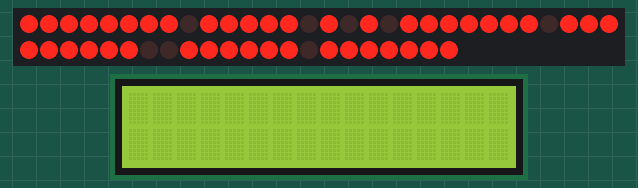
Simulated run of this sketch. Board: Arduino Uno, built with avr-gcc and run on an emulated ATmega328P. Parts: 52 shift-register outputs drawn as a row of LEDs (first output left, lit = HIGH), 16×2 character LCD. Wiring (inferred from the names in the program): 8 × shift register (74HC595): data pin 10; shift clock pin 9; latch pin 8; shift register (74HC595): data pin 11; shift clock pin 12; latch pin 13. Wiring (inferred from the signals the program sends): character LCD (HD44780): RS Q5; E Q57; data Q17, Q18, Q19, Q20; row of LEDs: on Q0, Q1, Q2, Q3, Q4, Q5, Q6, Q7, Q8, Q9, Q10, Q11, Q12, Q13, Q14, Q15, Q16, Q21, Q22, Q23, Q24, Q25, Q26, Q27, Q28, Q29, Q30, Q31, Q32, Q33, Q34, Q35, Q36, Q37, Q38, Q39, Q40, Q41, Q42, Q43, Q44, Q45, Q46, Q47, Q48, Q49, Q50, Q51, Q52, Q53, Q54, Q55. Random numbers use the default seed unless the sketch sets one; the character LCD is taken to start in 4-bit mode.

Above: at 1.13 s.
At 7.43 s:
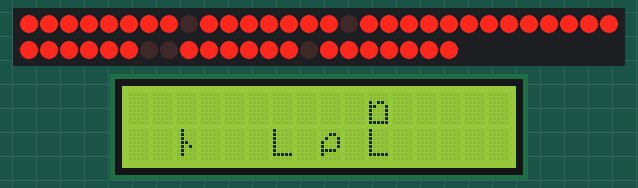
At 12.91 s:
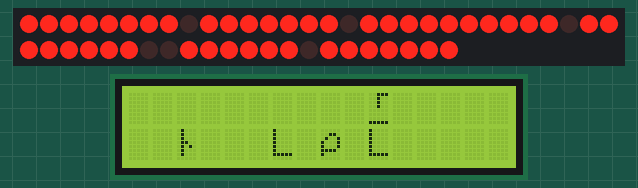
At 18.53 s:
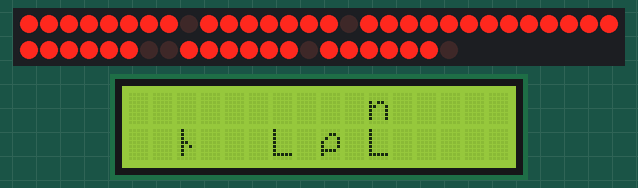
At 28.85 s:
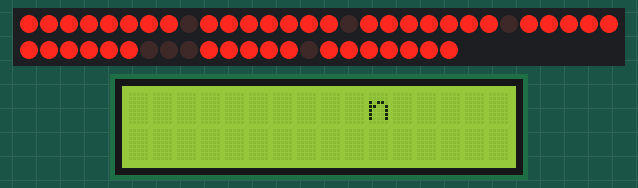
At 39.05 s:
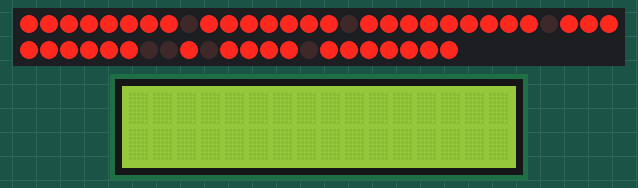

The sketch:

dacil_04_bytebeat_02.ino
```cpp
//**************************************************************//
//  Name    : shiftOutCode, Hello World
//  Author  : Carlyn Maw,Tom Igoe, David A. Mellis
//  Date    : 25 Oct, 2006
//  Modified: 23 Mar 2010
//  Version : 2.0
//  Notes   : Code for using a 74HC595 Shift Register           //
//          : to count from 0 to 255
//****************************************************************

//Pin connected to ST_CP of 74HC595
int r_l = 13;
int r_c = 12;
int r_d = 11;

int c_l = 8;
int c_c = 9;
int c_d = 10;


char row_0 = B00000001;
char row_1 = B00000010;
char row_2 = B00000100;
char row_3 = B00001000;
char row_4 = B00010000;
char row_5 = B00100000;
char row_6 = B01000000;
char row_7 = B10000000;

char  rows[] = {
  row_0, row_1 ,row_2 ,row_3 ,row_4 ,row_5 ,row_6 ,row_7 };

char buf[] =
{
  0,0,0,0,0,0,0,0,
  0,0,0,0,0,0,0,0,
  0,0,0,0,255,0,0,0,
  0,0,0,0,0,0,0,0,
  0,0,0,0,0,0,0,0,
  0,0,0,0,0,0,0,0,
  0,0,0,0,0,0,0,0,
  0,0,0,0,0,0,0,0
};


void setup() {

  //  buffer = malloc(size * sizeof(char));
  //set pins to output so you can control the shift register
  pinMode(c_l, OUTPUT);
  pinMode(c_c, OUTPUT);
  pinMode(c_d, OUTPUT);

  pinMode(r_l, OUTPUT);
  pinMode(r_c, OUTPUT);
  pinMode(r_d, OUTPUT);

  digitalWrite(r_l, LOW);
  shiftOut(r_d, r_c, MSBFIRST, row_0 );
  digitalWrite(r_l, HIGH);
}

unsigned char t = 1;
unsigned char count = 1;
unsigned char speed = 10;
int rowMux = 1;

void loop() {

// delay(100);
 if(count == speed)  {
   t += 8;
   count = 0;
 }else
 {
   count ++;
 }


 bytebeat(  t );
 pushBuffer();
// delay(100);

// checkers();
}

void bytebeat(unsigned char t){

  char col = 0;
  char data = 0;
  unsigned char internal_t = t;

  for (int row = 0 ; row < 8 ; row++)
  {

    internal_t += row * 8; ;
    //    data += t  * row;

    for( int col = 0; col < 8 ; col++)
    {
//      data += t * col;
      internal_t += col;

//      data =  internal_t * (((internal_t>>12)|(internal_t>>8))&(63&(internal_t>>4)));
//       data =  internal_t & internal_t << 8; //
      data = (internal_t*(internal_t>>5|internal_t>>8))>>(internal_t>>16) ;
      loadBuffer(col, row, data);
    }
  }
}

void loadBuffer(char x, char  y, char data)
{
  buf[y * 8 + x] = data;
}

void pushBuffer()
{
  for (int row = 0 ; row < 8 ; row++)
  {
    digitalWrite(r_l, LOW);
    shiftOut(r_d, r_c, MSBFIRST,  rows[row]);

    digitalWrite(c_l, LOW);
    for(int col = 0; col < 8; col++)
    {
      shiftOut(c_d, c_c, MSBFIRST,  getData(col,row));
    }

    digitalWrite(c_l, HIGH);
    digitalWrite(r_l, HIGH);
    delay(rowMux);
  }
}

char getData(char x, char y)
{
  return buf[x + y * 8];
}


void randomPattern()
{
  digitalWrite(c_l, LOW);
  for(int i = 0; i < 8; i ++)
  {
    shiftOut(c_d, c_c, MSBFIRST, random(255)  );
  }
  digitalWrite(c_l, HIGH);
}

void blank()
{
  digitalWrite(c_l, LOW);
  shiftOut(c_d, c_c, MSBFIRST, 0 );
  digitalWrite(c_l, HIGH);
}

void checkers()
{
  for (int row = 0 ; row < 8 ; row++)
  {
    digitalWrite(r_l, LOW);
    shiftOut(r_d, r_c, MSBFIRST, rows[row] );

    if(row % 2 == 0 )
    {
      patternA();
    }
    else
    {
      patternB();
    }

    digitalWrite(r_l, HIGH);
  }
}
void patternA()
{

  digitalWrite(c_l, LOW);
  for(int i = 0; i < 8; i ++)
  {
    shiftOut(c_d, c_c, MSBFIRST, 170  );
  }
  digitalWrite(c_l, HIGH);

}
void patternB()
{

  digitalWrite(c_l, LOW);

  for(int i = 0; i < 8; i ++)

  {
    shiftOut(c_d, c_c, MSBFIRST, 85  );
  }
  digitalWrite(c_l, HIGH);
}


void scroll(){
  unsigned long l = 1;
  unsigned long n = 0;

  //lesss
  for (int b = 0 ; b < 16 ; b++)
  {

    digitalWrite(c_l, LOW);

    shiftOut(c_d, c_c, MSBFIRST, l  );
    shiftOut(c_d, c_c, MSBFIRST, l >> 8   );
    shiftOut(c_d, c_c, MSBFIRST, l >> 16  );
    shiftOut(c_d, c_c, MSBFIRST, l >> 24);
    digitalWrite(c_l, HIGH);
    l <<= 1;
    delay(15);
  }
}
```

CircuarBuffer.ino
```cpp

```
